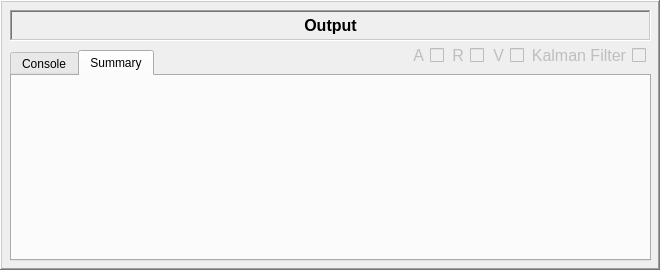
             <widget class="QFrame" name="frame_4">
              <property name="sizePolicy">
               <sizepolicy hsizetype="Fixed" vsizetype="Fixed">
                <horstretch>0</horstretch>
                <verstretch>0</verstretch>
               </sizepolicy>
              </property>
              <property name="minimumSize">
               <size>
                <width>660</width>
                <height>270</height>
               </size>
              </property>
              <property name="maximumSize">
               <size>
                <width>660</width>
                <height>270</height>
               </size>
              </property>
              <property name="frameShape">
               <enum>QFrame::Shape::WinPanel</enum>
              </property>
              <property name="frameShadow">
               <enum>QFrame::Shadow::Raised</enum>
              </property>
              <widget class="QFrame" name="frame_7">
               <property name="geometry">
                <rect>
                 <x>10</x>
                 <y>10</y>
                 <width>641</width>
                 <height>31</height>
                </rect>
               </property>
               <property name="sizePolicy">
                <sizepolicy hsizetype="Fixed" vsizetype="Fixed">
                 <horstretch>0</horstretch>
                 <verstretch>0</verstretch>
                </sizepolicy>
               </property>
               <property name="frameShape">
                <enum>QFrame::Shape::WinPanel</enum>
               </property>
               <property name="frameShadow">
                <enum>QFrame::Shadow::Sunken</enum>
               </property>
               <widget class="QLabel" name="consoleOutputTitle">
                <property name="geometry">
                 <rect>
                  <x>0</x>
                  <y>0</y>
                  <width>641</width>
                  <height>31</height>
                 </rect>
                </property>
                <property name="font">
                 <font>
                  <pointsize>12</pointsize>
                  <bold>true</bold>
                 </font>
                </property>
                <property name="frameShape">
                 <enum>QFrame::Shape::NoFrame</enum>
                </property>
                <property name="frameShadow">
                 <enum>QFrame::Shadow::Raised</enum>
                </property>
                <property name="text">
                 <string>Output</string>
                </property>
                <property name="textFormat">
                 <enum>Qt::TextFormat::RichText</enum>
                </property>
                <property name="alignment">
                 <set>Qt::AlignmentFlag::AlignCenter</set>
                </property>
               </widget>
              </widget>
              <widget class="QTabWidget" name="output">
               <property name="geometry">
                <rect>
                 <x>10</x>
                 <y>50</y>
                 <width>641</width>
                 <height>211</height>
                </rect>
               </property>
               <property name="tabPosition">
                <enum>QTabWidget::TabPosition::North</enum>
               </property>
               <property name="tabShape">
                <enum>QTabWidget::TabShape::Rounded</enum>
               </property>
               <property name="currentIndex">
                <number>1</number>
               </property>
               <property name="elideMode">
                <enum>Qt::TextElideMode::ElideNone</enum>
               </property>
               <property name="documentMode">
                <bool>false</bool>
               </property>
               <property name="tabsClosable">
                <bool>false</bool>
               </property>
               <property name="movable">
                <bool>true</bool>
               </property>
               <property name="tabBarAutoHide">
                <bool>false</bool>
               </property>
               <widget class="QWidget" name="Console">
                <attribute name="title">
                 <string>Console</string>
                </attribute>
                <widget class="QTextBrowser" name="printOutput">
                 <property name="geometry">
                  <rect>
                   <x>0</x>
                   <y>0</y>
                   <width>635</width>
                   <height>194</height>
                  </rect>
                 </property>
                 <property name="acceptDrops">
                  <bool>false</bool>
                 </property>
                 <property name="openLinks">
                  <bool>false</bool>
                 </property>
                </widget>
               </widget>
               <widget class="QWidget" name="Summary">
                <property name="sizePolicy">
                 <sizepolicy hsizetype="Preferred" vsizetype="Fixed">
                  <horstretch>0</horstretch>
                  <verstretch>0</verstretch>
                 </sizepolicy>
                </property>
                <attribute name="title">
                 <string>Summary</string>
                </attribute>
                <widget class="PlotWidget" name="summaryPlot" native="true">
                 <property name="geometry">
                  <rect>
                   <x>0</x>
                   <y>0</y>
                   <width>635</width>
                   <height>181</height>
                  </rect>
                 </property>
                </widget>
               </widget>
              </widget>
              <widget class="QWidget" name="horizontalLayoutWidget">
               <property name="geometry">
                <rect>
                 <x>410</x>
                 <y>40</y>
                 <width>236</width>
                 <height>31</height>
                </rect>
               </property>
               <layout class="QHBoxLayout" name="horizontalLayout">
                <item>
                 <widget class="QLabel" name="showA">
                  <property name="enabled">
                   <bool>false</bool>
                  </property>
                  <property name="font">
                   <font>
                    <pointsize>12</pointsize>
                   </font>
                  </property>
                  <property name="frameShape">
                   <enum>QFrame::Shape::NoFrame</enum>
                  </property>
                  <property name="frameShadow">
                   <enum>QFrame::Shadow::Raised</enum>
                  </property>
                  <property name="text">
                   <string>A</string>
                  </property>
                  <property name="textFormat">
                   <enum>Qt::TextFormat::RichText</enum>
                  </property>
                  <property name="alignment">
                   <set>Qt::AlignmentFlag::AlignRight|Qt::AlignmentFlag::AlignTrailing|Qt::AlignmentFlag::AlignVCenter</set>
                  </property>
                 </widget>
                </item>
                <item>
                 <widget class="QCheckBox" name="aToggle">
                  <property name="enabled">
                   <bool>false</bool>
                  </property>
                  <property name="maximumSize">
                   <size>
                    <width>16</width>
                    <height>16777215</height>
                   </size>
                  </property>
                  <property name="font">
                   <font>
                    <pointsize>12</pointsize>
                   </font>
                  </property>
                  <property name="text">
                   <string/>
                  </property>
                 </widget>
                </item>
                <item>
                 <widget class="QLabel" name="showR">
                  <property name="enabled">
                   <bool>false</bool>
                  </property>
                  <property name="font">
                   <font>
                    <pointsize>12</pointsize>
                   </font>
                  </property>
                  <property name="frameShape">
                   <enum>QFrame::Shape::NoFrame</enum>
                  </property>
                  <property name="frameShadow">
                   <enum>QFrame::Shadow::Raised</enum>
                  </property>
                  <property name="text">
                   <string>R</string>
                  </property>
                  <property name="textFormat">
                   <enum>Qt::TextFormat::RichText</enum>
                  </property>
                  <property name="alignment">
                   <set>Qt::AlignmentFlag::AlignRight|Qt::AlignmentFlag::AlignTrailing|Qt::AlignmentFlag::AlignVCenter</set>
                  </property>
                 </widget>
                </item>
                <item>
                 <widget class="QCheckBox" name="rToggle">
                  <property name="enabled">
                   <bool>false</bool>
                  </property>
                  <property name="maximumSize">
                   <size>
                    <width>16</width>
                    <height>16777215</height>
                   </size>
                  </property>
                  <property name="font">
                   <font>
                    <pointsize>12</pointsize>
                   </font>
                  </property>
                  <property name="text">
                   <string/>
                  </property>
                 </widget>
                </item>
                <item>
                 <widget class="QLabel" name="showV">
                  <property name="enabled">
                   <bool>false</bool>
                  </property>
                  <property name="font">
                   <font>
                    <pointsize>12</pointsize>
                   </font>
                  </property>
                  <property name="frameShape">
                   <enum>QFrame::Shape::NoFrame</enum>
                  </property>
                  <property name="frameShadow">
                   <enum>QFrame::Shadow::Raised</enum>
                  </property>
                  <property name="text">
                   <string>V</string>
                  </property>
                  <property name="textFormat">
                   <enum>Qt::TextFormat::RichText</enum>
                  </property>
                  <property name="alignment">
                   <set>Qt::AlignmentFlag::AlignRight|Qt::AlignmentFlag::AlignTrailing|Qt::AlignmentFlag::AlignVCenter</set>
                  </property>
                 </widget>
                </item>
                <item>
                 <widget class="QCheckBox" name="vToggle">
                  <property name="enabled">
                   <bool>false</bool>
                  </property>
                  <property name="maximumSize">
                   <size>
                    <width>16</width>
                    <height>16777215</height>
                   </size>
                  </property>
                  <property name="font">
                   <font>
                    <pointsize>12</pointsize>
                   </font>
                  </property>
                  <property name="text">
                   <string/>
                  </property>
                 </widget>
                </item>
                <item>
                 <widget class="QLabel" name="kalmanFilter">
                  <property name="enabled">
                   <bool>false</bool>
                  </property>
                  <property name="font">
                   <font>
                    <pointsize>12</pointsize>
                   </font>
                  </property>
                  <property name="frameShape">
                   <enum>QFrame::Shape::NoFrame</enum>
                  </property>
                  <property name="frameShadow">
                   <enum>QFrame::Shadow::Raised</enum>
                  </property>
                  <property name="text">
                   <string>Kalman Filter</string>
                  </property>
                  <property name="textFormat">
                   <enum>Qt::TextFormat::RichText</enum>
                  </property>
                  <property name="alignment">
                   <set>Qt::AlignmentFlag::AlignRight|Qt::AlignmentFlag::AlignTrailing|Qt::AlignmentFlag::AlignVCenter</set>
                  </property>
                 </widget>
                </item>
                <item>
                 <widget class="QCheckBox" name="kalmanToggle">
                  <property name="enabled">
                   <bool>false</bool>
                  </property>
                  <property name="maximumSize">
                   <size>
                    <width>16</width>
                    <height>16777215</height>
                   </size>
                  </property>
                  <property name="font">
                   <font>
                    <pointsize>12</pointsize>
                   </font>
                  </property>
                  <property name="text">
                   <string/>
                  </property>
                 </widget>
                </item>
               </layout>
              </widget>
             </widget>
